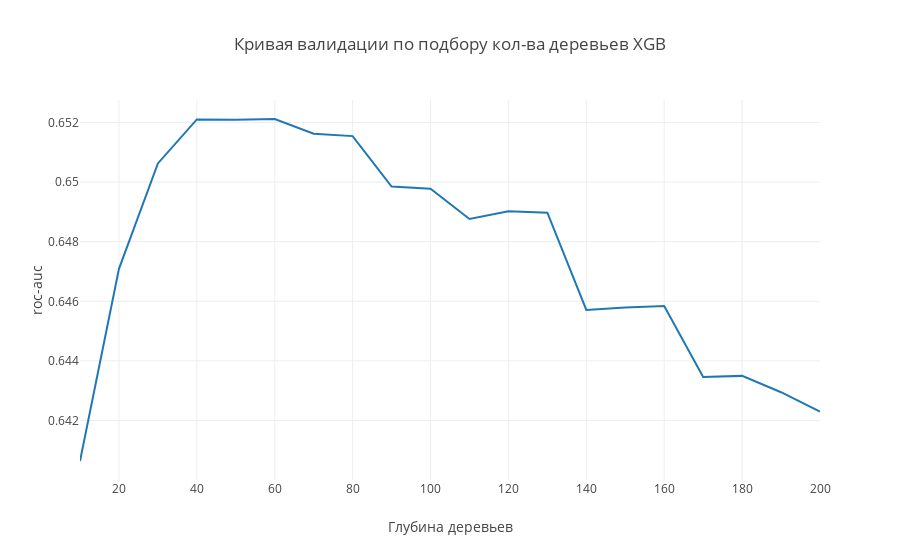

The notebook cell saved with this chart:
### Code cell
trace1 = go.Scatter(
    x=[i for i in range(10,201,10)],
    y=scores_xgb
)
data = [trace1]
layout = go.Layout(title = 'Кривая валидации по подбору кол-ва деревьев XGB',
          yaxis={'title':'roc-auc'}, xaxis={'title':'Глубина деревьев'})

fig = go.Figure(data=data, layout=layout)
iplot(fig, show_link=False)

### Figure 1 — Plotly figure (JSON) as saved in the notebook; plotly's stock layout.template omitted (floating-point values rounded to 4 significant figures)
{"data": [{"type": "scatter", "uid": "6a893d78-b0de-4bd0-9500-595c05cd67ba", "x": [10, 20, 30, 40, 50, 60, 70, 80, 90, 100, 110, 120, 130, 140, 150, 160, 170, 180, 190, 200], "y": [0.6406, 0.6471, 0.6506, 0.6521, 0.6521, 0.6521, 0.6516, 0.6515, 0.6499, 0.6498, 0.6488, 0.649, 0.649, 0.6457, 0.6458, 0.6458, 0.6435, 0.6435, 0.6429, 0.6423]}], "layout": {"title": {"text": "Кривая валидации по подбору кол-ва деревьев XGB"}, "xaxis": {"title": {"text": "Глубина деревьев"}}, "yaxis": {"title": {"text": "roc-auc"}}}}
